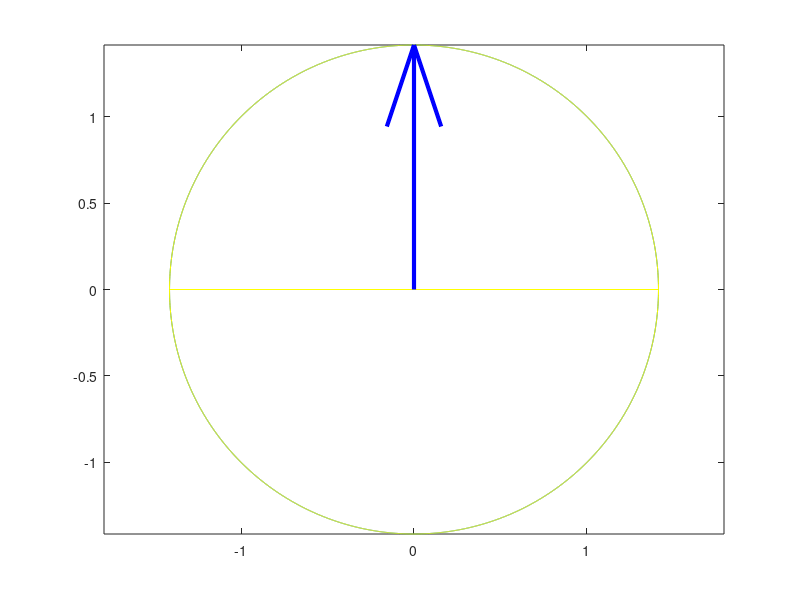

Write the MATLAB code that produced this figure.
A = [4 0;
   3 -5;];
[U, S, V] = svd(A);
SignChanger = [1 0; 0 -1;];
U = U * SignChanger;
V = V * SignChanger;
HASIL = V'*[1; 1;];
% HASIL = S*HASIL;
% HASIL = U*HASIL
JariKuadrat = HASIL(1,1)*HASIL(1,1) + HASIL(2,1) * HASIL(2,1);
Jari2 = sqrt(JariKuadrat);
x = -Jari2 : 0.001 : Jari2;
x = [x Jari2];
[mx, nx] = size(x);
y1 = zeros(1, nx);
y2 = zeros(1, nx);
for i = 1:nx
    y1(1, i) = sqrt(JariKuadrat - x(1, i)*x(1,i));
    y2(1, i) = -sqrt(JariKuadrat - x(1, i)*x(1,i));
end
x = [x x];
y = [y1 y2];
plot(x, y, x, y, 'color', 'y')
hold on
quiver(0, 0, HASIL(1,1), HASIL(2,1), 'linewidth', 3, 'color', 'b', 'AutoScale','off')
axis equal
HASIL